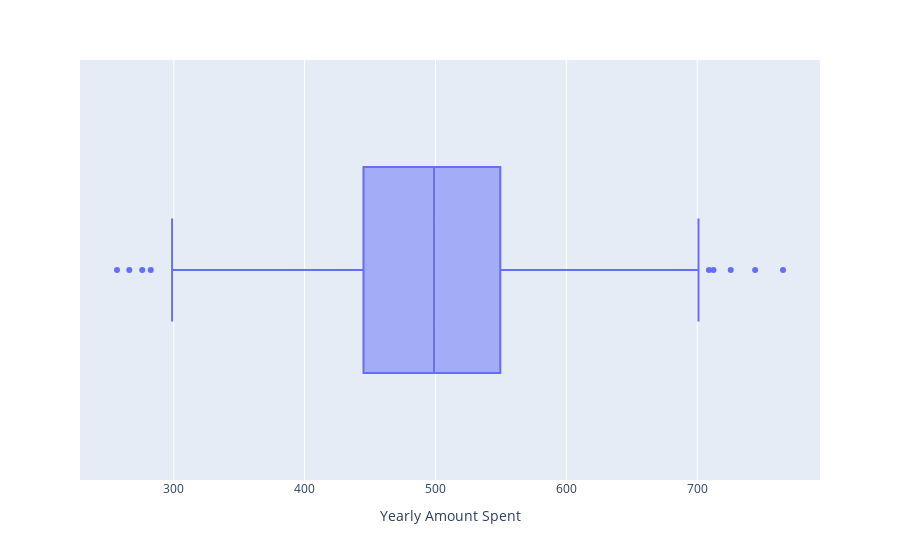

The notebook cell this image was saved under:
### Code cell
px.box(df, x="Yearly Amount Spent")

### Figure 1 — Plotly figure (JSON) as saved in the notebook; plotly's stock layout.template omitted (floating-point values rounded to 4 significant figures; data arrays with more than 128 entries replaced by an {"elided": "..."} marker saying what was removed)
{"data": [{"alignmentgroup": "True", "hovertemplate": "Yearly Amount Spent=%{x}<extra></extra>", "legendgroup": "", "marker": {"color": "#636efa"}, "name": "", "notched": false, "offsetgroup": "", "orientation": "h", "showlegend": false, "type": "box", "x": {"elided": "500 float values"}, "x0": " ", "xaxis": "x", "y0": " ", "yaxis": "y"}], "layout": {"boxmode": "group", "legend": {"tracegroupgap": 0}, "margin": {"t": 60}, "xaxis": {"anchor": "y", "domain": [0, 1], "title": {"text": "Yearly Amount Spent"}}, "yaxis": {"anchor": "x", "domain": [0, 1]}}}
